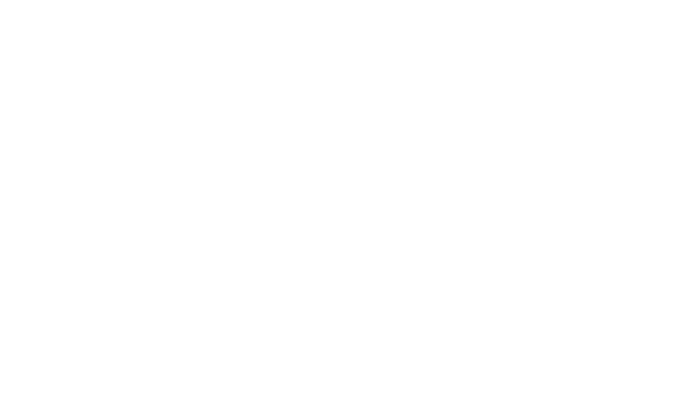
Frame 1 (no input)
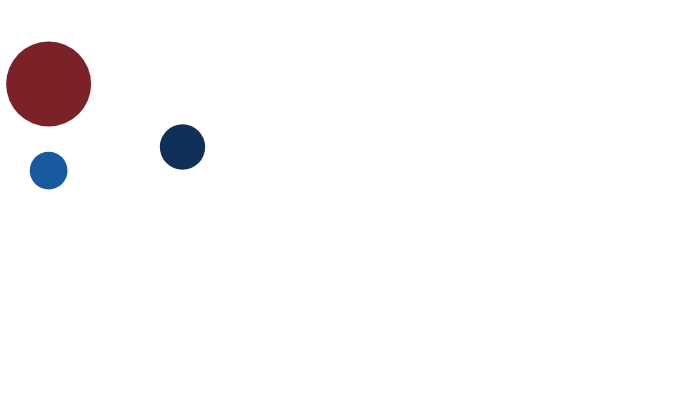
Frame 60 (no input)
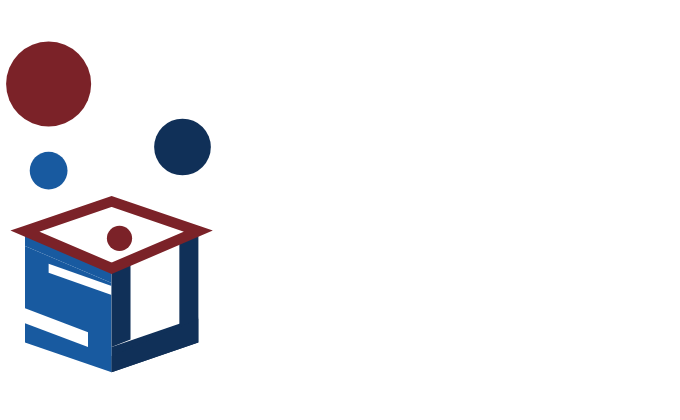
Frame 120 (the mouse pressed at the canvas centre since frame 60)

The p5.js sketch that drew these frames (run headless with seeded random() and noise() and a simulated clock; from frame 60 on, the mouse is pressed at the canvas centre):

// p5.js sketch
// ── sketch.js
const colorDeepMaroon = '#7B2228'; 
const colorDarkNavy = '#103058';   
const colorMediumBlue = '#185AA0'; 
const colorWhite = '#FFFFFF';

let animTime = 0;

function setup() {
  createCanvas(680, 420);
  frameRate(60); 
}

function draw() {
  background(colorWhite); 

  animTime = millis() / 1000;

  const centerX = width / 2;
  const centerY = height / 2;
  const scaleVal = height / 400; 

  // ==========================================
  // 1. グラフィック部分（球体とBOXの組み立て演出）
  // ==========================================
  push();
  translate(centerX - 195 * scaleVal, centerY + 30 * scaleVal); 
  scale(scaleVal * 1.5); 

  noStroke();

  // --- 1a. 浮遊する球体 ---
  // ② 左上の大きな丸（赤色）
  let ball1Scale = constrain((animTime - 0.2) * 4, 0, 1);
  if (ball1Scale > 0) {
    push();
    translate(-55, -100);
    scale(ball1Scale);
    fill(colorDeepMaroon);
    circle(0, 0, 54);
    pop();
  }

  // ④ 左中間に浮かぶ青い丸
  let ball2Scale = constrain((animTime - 0.5) * 4, 0, 1);
  if (ball2Scale > 0) {
    push();
    translate(-55, -45);
    scale(ball2Scale);
    fill(colorMediumBlue);
    circle(0, 0, 24);
    pop();
  }

  // ③ 右上に浮かぶ中くらいの丸（紺）
  let ball3Scale = constrain((animTime - 0.8) * 4, 0, 1);
  if (ball3Scale > 0) {
    push();
    translate(30, -60);
    scale(ball3Scale);
    fill(colorDarkNavy);
    circle(0, 0, 36);
    pop();
  }

  // ① 器の真ん中にある小さな丸
  let ball4Scale = constrain((animTime - 1.2) * 4, 0, 1);
  if (ball4Scale > 0) {
    push();
    translate(-10, -2);
    scale(ball4Scale);
    fill(colorDeepMaroon);
    circle(0, 0, 16);
    pop();
  }


  // --- 1b. 立体BOX（下から競り上がる） ---
  let boxProgress = constrain((animTime - 1.2) / 1.3, 0, 1);
  boxProgress = 1 - pow(1 - boxProgress, 3); 

  if (boxProgress > 0) {
    push();
    translate(0, (1 - boxProgress) * 50);
    scale(1, boxProgress);

    // --- S (左パネル) ---
    fill(colorMediumBlue);
    beginShape();
    vertex(-70, -10); 
    vertex(-15, 15);
    vertex(-15, 25);
    vertex(-70, 0);
    endShape(CLOSE);
    
    beginShape();
    vertex(-70, 0);
    vertex(-15, 25);
    vertex(-15, 85);  
    vertex(-70, 65);
    endShape(CLOSE);

    // Sのカッティング（切り込みの間隔を広げ、Sの真ん中の青い横線を細くしました）
    fill(colorWhite);
    beginShape();
    vertex(-15, 27); // 下に少し広げる (25 -> 27)
    vertex(-55, 12); // 下に少し広げる (10 -> 12)
    vertex(-55, 18); 
    vertex(-15, 33);
    endShape(CLOSE);
    
    beginShape();
    vertex(-70, 52); 
    vertex(-30, 68); 
    vertex(-30, 58); // 上に少し広げる (60 -> 58)
    vertex(-70, 42); // 上に少し広げる (44 -> 42)
    endShape(CLOSE);

    // --- U (右パネル) ---
    fill(colorDarkNavy);
    beginShape();
    vertex(-15, 15); vertex(40, -10); vertex(40, 65); vertex(-15, 85);
    endShape(CLOSE);

    fill(colorWhite);
    beginShape();
    vertex(-15, 15); vertex(40, -10); vertex(40, 48); vertex(-15, 68);
    endShape(CLOSE);

    fill(colorDarkNavy);
    beginShape();
    vertex(-15, 15); vertex(-3, 10); vertex(-3, 63); vertex(-15, 68);
    endShape(CLOSE);
    beginShape();
    vertex(28, -5); vertex(40, -10); vertex(40, 65); vertex(28, 60);
    endShape(CLOSE);
    
    // Uの底の横棒（vertexの座標を調整し、一番下の線の厚みをスマートに細くしました）
    beginShape();
    vertex(-15, 74); // 上に引き上げる (55 -> 74)
    vertex(40, 49);  // 上に引き上げる (30 -> 49)
    vertex(40, 65); 
    vertex(-15, 85);
    endShape(CLOSE);

    // --- O (上面のフレーム) ---
    noFill();
    stroke(colorDeepMaroon);
    strokeWeight(7); 
    strokeJoin(MITER);
    beginShape();
    vertex(-70, -10); vertex(-15, -30); vertex(40, -10); vertex(-15, 15);
    endShape(CLOSE);

    pop();
  }
  pop(); 


  // ==========================================
  // 2. 文字部分（左からスライドイン＋フェードイン）
  // ==========================================
  let textProgress = constrain((animTime - 2.2) / 1.5, 0, 1);
  textProgress = 1 - pow(1 - textProgress, 3); 

  if (textProgress > 0) {
    let slideX = (1 - textProgress) * 40 * scaleVal;
    const textStartX = (centerX - 10 * scaleVal) + slideX;
    let textAlpha = textProgress * 255;

    // 2a. 「偉大なる平凡人たれ」
    textAlign(LEFT, CENTER);
    fill(16, 48, 88, textAlpha); 
    textSize(24 * scaleVal);
    text("偉大なる平凡人たれ", textStartX, centerY - 110 * scaleVal);

    // 2b. 「100th」
    fill(123, 34, 40, textAlpha); 
    textSize(120 * scaleVal);
    text("100", textStartX, centerY - 20 * scaleVal);
    
    let largeTextWidth = textWidth("100 "); 
    textSize(40 * scaleVal);
    text("th", textStartX + largeTextWidth, centerY - 30 * scaleVal);

    // 2c. 下部テキストセクション
    const textCenterX = textStartX + (largeTextWidth * 0.65);
    textAlign(CENTER, TOP);

    // Anniversary
    fill(123, 34, 40, textAlpha);
    textSize(48 * scaleVal);
    text("Anniversary", textCenterX, centerY + 30 * scaleVal);

    // SINCE 1928
    fill(123, 34, 40, textAlpha);
    textSize(26 * scaleVal);
    text("SINCE 1928", textCenterX, centerY + 90 * scaleVal);

    // 学校法人大阪産業大学
    fill(123, 34, 40, textAlpha);
    textSize(24 * scaleVal);
    text("学校法人大阪産業大学", textCenterX, centerY + 130 * scaleVal);
  }
}
